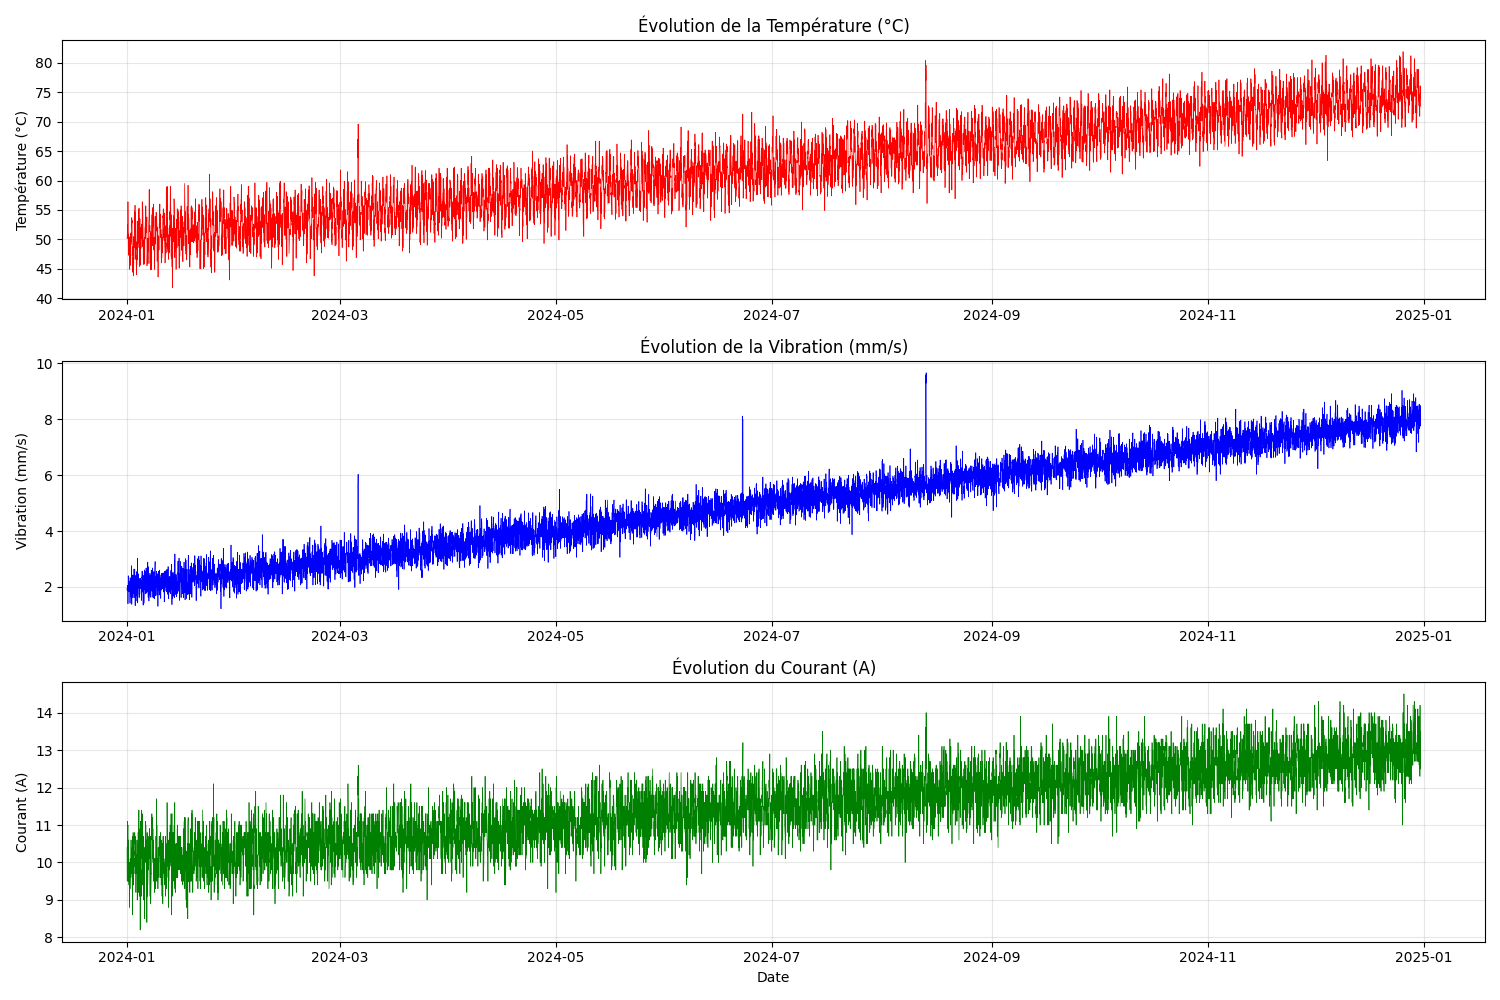

The Python source for this figure:
import pandas as pd
import matplotlib.pyplot as plt

# 1. Charger les données
fichier = "releves_capteurs_12mois.csv"
print(f"Chargement du fichier {fichier}...")
df = pd.read_csv(fichier)

# Conversion du timestamp
df['Timestamp'] = pd.to_datetime(df['Timestamp'])

# 2. Créer 3 graphiques
plt.figure(figsize=(15, 10))

# Température
plt.subplot(3, 1, 1)
plt.plot(df['Timestamp'], df['Temperature_C'], color='red', linewidth=0.5)
plt.title('Évolution de la Température (°C)')
plt.ylabel('Température (°C)')
plt.grid(True, alpha=0.3)

# Vibration
plt.subplot(3, 1, 2)
plt.plot(df['Timestamp'], df['Vibration_mm_s'], color='blue', linewidth=0.5)
plt.title('Évolution de la Vibration (mm/s)')
plt.ylabel('Vibration (mm/s)')
plt.grid(True, alpha=0.3)

# Courant
plt.subplot(3, 1, 3)
plt.plot(df['Timestamp'], df['Courant_A'], color='green', linewidth=0.5)
plt.title('Évolution du Courant (A)')
plt.ylabel('Courant (A)')
plt.xlabel('Date')
plt.grid(True, alpha=0.3)

plt.tight_layout()
plt.savefig('analyse_capteurs.png')
print("Graphiques sauvegardés dans 'analyse_capteurs.png'")
plt.show()

# 3. Afficher les statistiques de base
print("\nStatistiques de base :")
cols = ['Temperature_C', 'Vibration_mm_s', 'Courant_A']
stats = df[cols].agg(['min', 'max', 'mean', 'std'])
print(stats)
